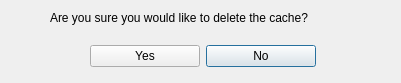
<?xml version="1.0" encoding="UTF-8"?>
<ui version="4.0">
 <class>Dialog</class>
 <widget class="QDialog" name="Dialog">
  <property name="geometry">
   <rect>
    <x>0</x>
    <y>0</y>
    <width>401</width>
    <height>83</height>
   </rect>
  </property>
  <property name="windowTitle">
   <string>Dialog</string>
  </property>
  <widget class="QLabel" name="label">
   <property name="geometry">
    <rect>
     <x>50</x>
     <y>10</y>
     <width>291</width>
     <height>16</height>
    </rect>
   </property>
   <property name="text">
    <string>Are you sure you would like to delete the cache?</string>
   </property>
  </widget>
  <widget class="QWidget" name="">
   <property name="geometry">
    <rect>
     <x>90</x>
     <y>40</y>
     <width>226</width>
     <height>32</height>
    </rect>
   </property>
   <layout class="QHBoxLayout" name="horizontalLayout">
    <item>
     <widget class="QPushButton" name="yes">
      <property name="text">
       <string>Yes</string>
      </property>
     </widget>
    </item>
    <item>
     <widget class="QPushButton" name="no">
      <property name="text">
       <string>No</string>
      </property>
      <property name="default">
       <bool>true</bool>
      </property>
     </widget>
    </item>
   </layout>
  </widget>
 </widget>
 <resources/>
 <connections/>
</ui>
